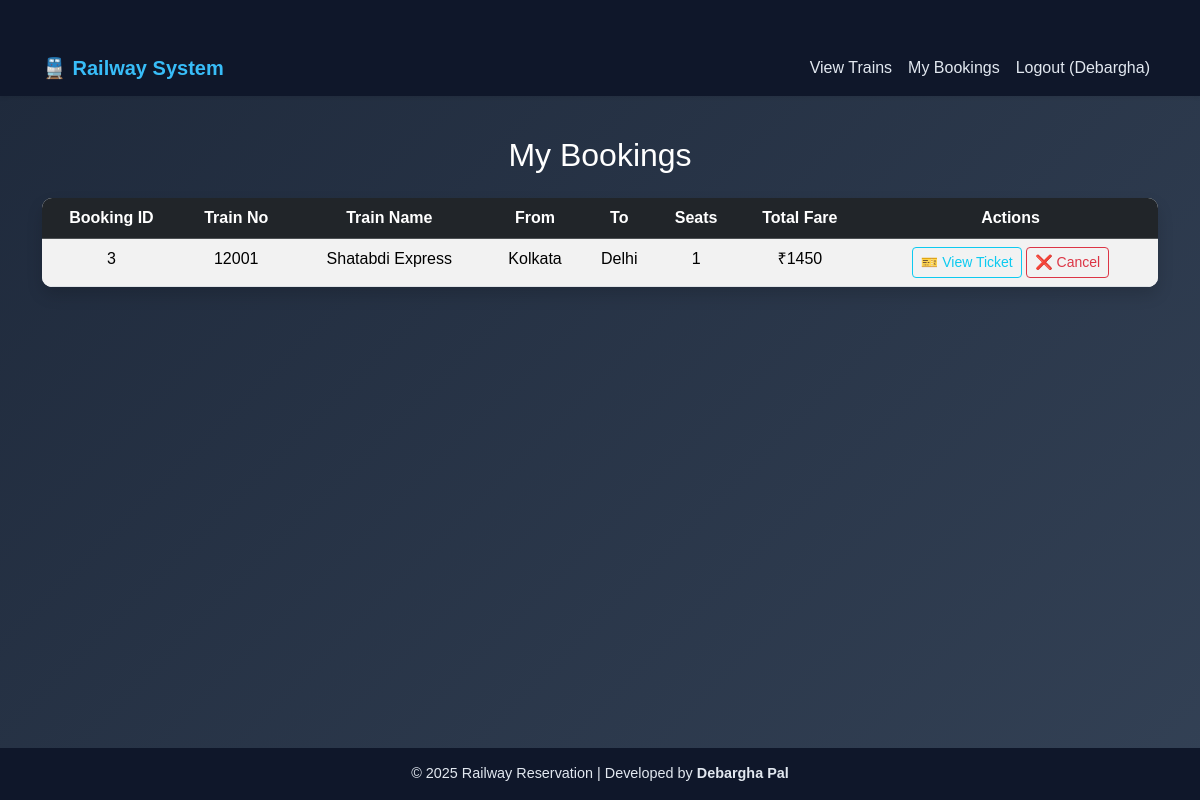
The app's page /my_bookings (signed in) with its own data.
### tables this page shows
CREATE TABLE booking (
    booking_id INTEGER PRIMARY KEY AUTOINCREMENT,
    passenger_name TEXT NOT NULL,
    train_no INTEGER NOT NULL,
    seats_booked INTEGER NOT NULL,
    total_fare INTEGER NOT NULL,
    FOREIGN KEY (train_no) REFERENCES train(train_no)
);

CREATE TABLE train (
    train_no INTEGER PRIMARY KEY,
    train_name TEXT NOT NULL,
    source TEXT NOT NULL,
    destination TEXT NOT NULL,
    total_seats INTEGER NOT NULL,
    fare INTEGER NOT NULL,
    arrival_time TEXT,
    destination_time TEXT
);

### app.py (the view)
@app.route('/my_bookings')
def my_bookings():
    if 'user' not in session:
        return redirect(url_for('login'))
    username = session['user']
    conn = get_db_connection()
    bookings = conn.execute('''
        SELECT b.booking_id, b.train_no, b.seats_booked, b.total_fare,
               t.train_name, t.source, t.destination
        FROM booking b
        JOIN train t ON b.train_no = t.train_no
        WHERE b.passenger_name = ?
    ''', (username,)).fetchall()
    conn.close()
    return render_template('my_bookings.html', bookings=bookings, user_name=username)

### app.py (called while the page is built)
def get_db_connection():
    conn = sqlite3.connect('railway.db')
    conn.row_factory = sqlite3.Row
    return conn

### templates/my_bookings.html
{% extends 'base.html' %}
{% block content %}
<h2 class="text-center mb-4">My Bookings</h2>
{% if bookings %}
<table class="table table-striped table-hover shadow text-center">
  <thead class="table-dark">
    <tr>
      <th>Booking ID</th>
      <th>Train No</th>
      <th>Train Name</th>
      <th>From</th>
      <th>To</th>
      <th>Seats</th>
      <th>Total Fare</th>
      <th>Actions</th>
    </tr>
  </thead>
  <tbody>
    {% for b in bookings %}
    <tr>
      <td>{{ b.booking_id }}</td>
      <td>{{ b.train_no }}</td>
      <td>{{ b.train_name }}</td>
      <td>{{ b.source }}</td>
      <td>{{ b.destination }}</td>
      <td>{{ b.seats_booked }}</td>
      <td>₹{{ b.total_fare }}</td>
      <td>
        <a href="{{ url_for('ticket', booking_id=b.booking_id) }}" class="btn btn-outline-info btn-sm">🎫 View Ticket</a>
        <form action="{{ url_for('cancel_booking', booking_id=b.booking_id) }}" method="POST" style="display:inline;">
          <button type="submit" class="btn btn-outline-danger btn-sm" onclick="return confirm('Are you sure you want to cancel this booking?')">❌ Cancel</button>
        </form>
      </td>
    </tr>
    {% endfor %}
  </tbody>
</table>
{% else %}
<div class="text-center mt-5">
  <h4>No bookings found for "{{ user_name }}" 😢</h4>
</div>
{% endif %}
{% endblock %}

### templates/base.html (shortened to what this page needs)
<!DOCTYPE html>
<html lang="en">
<head>
    <link href="https://cdn.jsdelivr.net/npm/bootstrap@5.3.2/dist/css/bootstrap.min.css" rel="stylesheet">
    <link rel="stylesheet" href="{{ url_for('static', filename='style.css') }}">
</head>
<body>
    <nav class="navbar navbar-expand-lg navbar-dark shadow-sm">
        <div class="container">
            <a class="navbar-brand" href="/">🚆 Railway System</a>
            <div id="navbarNav" class="collapse navbar-collapse">
               <ul class="navbar-nav ms-auto">
    {% if session.get('user') %}
        <li class="nav-item"><a class="nav-link" href="{{ url_for('view_trains') }}">View Trains</a></li>
        <li class="nav-item"><a class="nav-link" href="{{ url_for('my_bookings') }}">My Bookings</a></li>
        <li class="nav-item"><a class="nav-link text-danger" href="{{ url_for('logout') }}">Logout ({{ session['user'] }})</a></li>
    {% else %}
        <li class="nav-item"><a class="nav-link" href="{{ url_for('login') }}">Login</a></li>
        <li class="nav-item"><a class="nav-link" href="{{ url_for('signup') }}">Sign Up</a></li>
    {% endif %}
</ul>
            </div>
        </div>
    </nav>
    <div class="container">
        {% block content %}{% endblock %}
    </div>
    <footer>
        <p class="mb-0">&copy; 2025 Railway Reservation | Developed by <strong>Debargha Pal</strong></p>
    </footer>
</body>
</html>

### static/style.css (style rules this page uses)
body { background: linear-gradient(135deg, #1f1c2c, #928dab); color: #fff; font-family: 'Poppins', sans-serif; min-height: 100vh; }
.table { background-color: white; color: black; border-radius: 10px; overflow: hidden; }
footer { font-size: 0.9rem; }

### templates/base.html (style rules this page uses)
body { background: linear-gradient(135deg, #1e293b, #334155); color: #fff; font-family: 'Poppins', sans-serif; min-height: 100vh; }
nav.navbar { background: #0f172a !important; }
.nav-link { color: #e2e8f0 !important; font-weight: 500; }
.container { margin-top: 40px; }
footer { background: #0f172a; color: #e2e8f0; text-align: center; padding: 15px 0; position: fixed; bottom: 0; width: 100%; }
.navbar-brand { color: #38bdf8 !important; font-weight: 700; }

### records on screen
booking: user "Debargha", booking_id "3", train_no "12001", train_name "Shatabdi Express", source "Kolkata", destination "Delhi", seats_booked "1", total_fare "1450"
